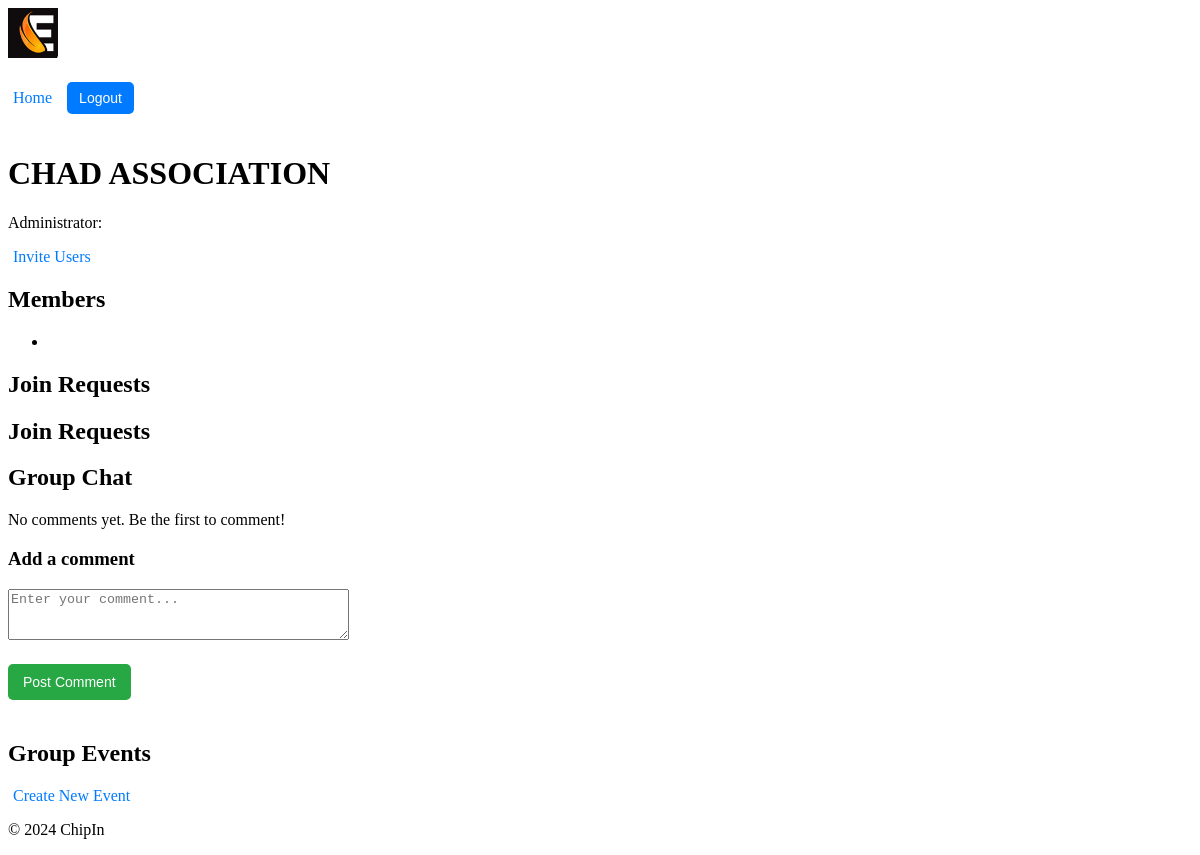
Before: /chipin/group/5/ (signed in) with the older database file.
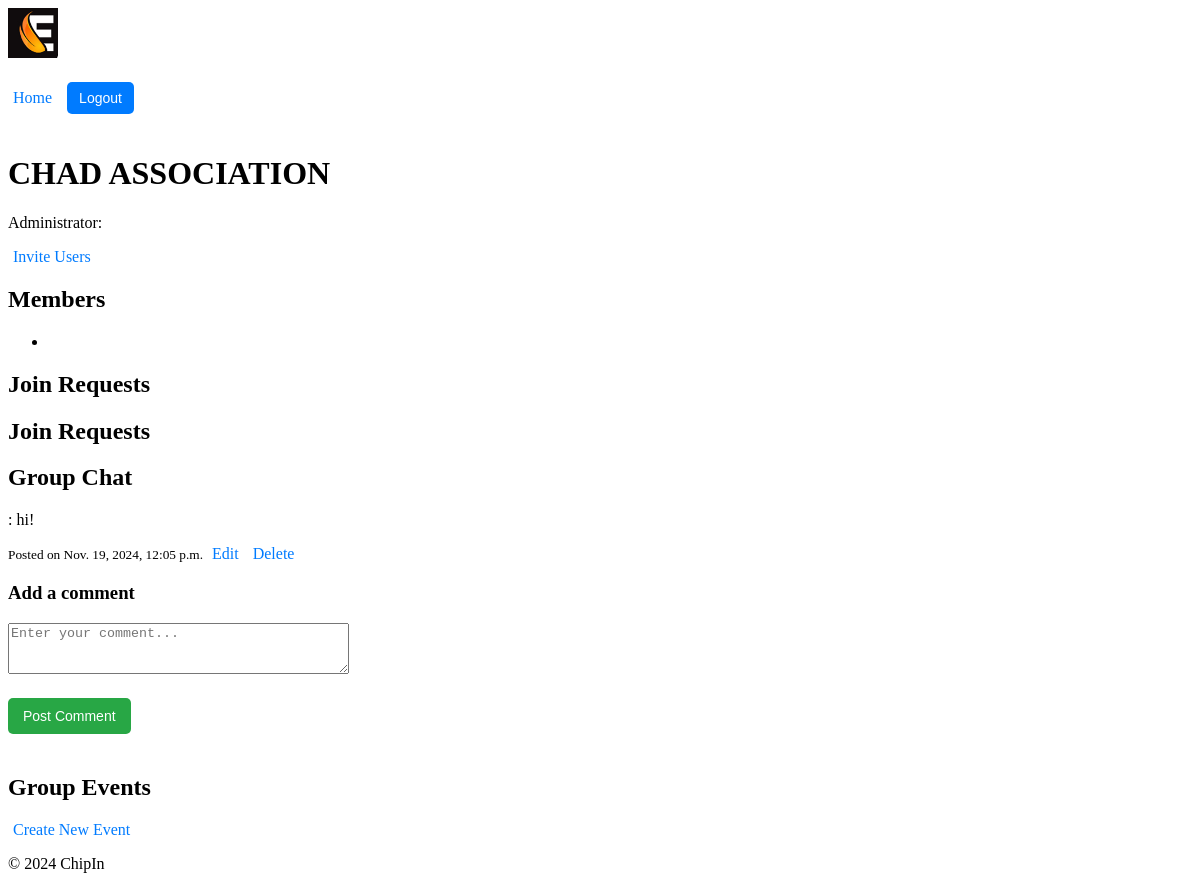
After: the same page with the newer database file.
### chipin/models.py (models this page shows, shortened)
class Group(models.Model):
    name = models.CharField(max_length=100)
    admin = models.ForeignKey(User, on_delete=models.CASCADE, related_name='admin_groups')
    members = models.ManyToManyField(User, related_name='group_memberships', blank=True)
    invited_users = models.ManyToManyField(User, related_name='pending_invitations', blank=True)

class Comment(models.Model):
    user = models.ForeignKey(User, on_delete=models.CASCADE)  # User who posted the comment
    group = models.ForeignKey(Group, related_name='comments', on_delete=models.CASCADE)  # Group associated with the comment
    content = models.TextField()  # The comment content
    created_at = models.DateTimeField(auto_now_add=True)  # Timestamp when the comment was posted
    updated_at = models.DateTimeField(auto_now=True)  # Timestamp for the latest update

### chipin/views.py (the view)
# urls.py: path('group/<int:group_id>/', views.group_detail, name='group_detail'),
@login_required
def group_detail(request, group_id, edit_comment_id=None):
    group = get_object_or_404(Group, id=group_id)
    comments = group.comments.all().order_by('-created_at')  # Fetch all comments for the group
    if edit_comment_id: # Fetch the comment to edit, if edit_comment_id is provided
        comment_to_edit = get_object_or_404(Comment, id=edit_comment_id)
        if comment_to_edit.user != request.user:
            return redirect('chipin:group_detail', group_id=group.id)
    else:
        comment_to_edit = None
    if request.method == 'POST':
        if comment_to_edit: # Editing an existing comment
            form = CommentForm(request.POST, instance=comment_to_edit)
        else: # Adding a new comment
            form = CommentForm(request.POST)
        if form.is_valid():
            comment = form.save(commit=False)
            comment.user = request.user
            comment.group = group
            comment.save()
            return redirect('chipin:group_detail', group_id=group.id)
    else:
        form = CommentForm(instance=comment_to_edit) if comment_to_edit else CommentForm()
    return render(request, 'chipin/group_detail.html', {
        'group': group,
        'comments': comments,
        'form': form,
        'comment_to_edit': comment_to_edit,
    })

### chipin/forms.py (shortened to what this page needs)
class CommentForm(forms.ModelForm):
    class Meta:
        model = Comment
        fields = ['content']
        widgets = {
            'content': forms.Textarea(attrs={'rows': 3, 'placeholder': 'Enter your comment...'})
        }

### chipin/context_processors.py (called while the page is built)
def user_profile(request):
    if request.user.is_authenticated:
        try:
            return {'nickname': request.user.profile.nickname}
        except Profile.DoesNotExist:
            return {'nickname': request.user.username}  # Fallback to username if no profile exists
    return {}

### chipin/templates/chipin/group_detail.html (shortened to what this page needs)
{% extends 'chipin/base.html' %}
{% block content %}
    <h1>{{ group.name }}</h1>
    <p>Administrator: {{ group.admin.profile.nickname }}</p>
    {% if request.user == group.admin %}
        <a href="{% url 'chipin:invite_users' group.id %}">Invite Users</a>
    {% endif %}
    <h2>Members</h2>
    <ul>
        {% for member in group.members.all %}
        <li>{{ member.profile.nickname }}</li>
        {% endfor %}
    </ul>
    {% if request.user in group.members.all %}
        <h2>Join Requests</h2>
    {% endif %}
    <h2>Join Requests</h2>
    <h2>Group Chat</h2>
    <div class="comments-section">
        {% for comment in comments %}
            <div class="comment">
                <p><strong>{{ comment.user.profile.nickname }}</strong>: {{ comment.content }}</p>
                <small>Posted on {{ comment.created_at }}</small>
                {% if comment.user == request.user or request.user == group.admin %}
                    <a href="{% url 'chipin:edit_comment' group.id comment.id %}">Edit</a>
                    <a href="{% url 'chipin:delete_comment' comment.id %}" onclick="return confirm('Are you sure?')">Delete</a>
                {% endif %}
            </div>
        {% empty %}
            <p>No comments yet. Be the first to comment!</p>
        {% endfor %}
    </div>
    <h3>{% if comment_to_edit %}Edit Comment{% else %}Add a comment{% endif %}</h3>
    <form method="POST">
        <div class="form-group">
            {{ form.content }}
        </div>
        <button type="submit">{% if comment_to_edit %}Save Comment{% else %}Post Comment{% endif %}</button>
    </form>
    <h2>Group Events</h2>
    {% if request.user == group.admin %}
        <a href="{% url 'chipin:create_event' group.id %}" class="btn btn-primary">Create New Event</a>
    {% endif %}
{% endblock %}

### chipin/templates/chipin/base.html (shortened to what this page needs)
{% load static %}
<!DOCTYPE html>
<html lang="en">
<head>
    <link rel="stylesheet" href="{% static 'chipin/styles.css' %}">
</head>
<body>
    <header>
        <div class="logo">
            <img src="{% static 'chipin/logo_90.jpg' %}" alt="ChipIn Logo">
        </div>
        <div class="user-info">
            {% if request.user.is_authenticated %}
                <a href="{% url 'chipin:home' %}">Home</a>
                <form action="{% url 'users:logout' %}" method="post">
                    <button type="submit">Logout</button>
                </form>
            {% else %}
                <a href="{% url 'users:login' %}">Login</a> <a href="{% url 'users:register' %}">Register</a>
            {% endif %}
        </div>
    </header>
    <main>
        {% block content %}
        {% endblock %}
    </main>
    <footer>
        <p>&copy; 2024 ChipIn</p>
    </footer>
</body>
</html>

### chipin/static/chipin/styles.css (style rules this page uses)
.logo img { max-height: 50px; }
.user-info { display: flex; align-items: center; font-size: 16px; }
.user-info button { background-color: #007BFF; color: white; border: none; padding: 8px 12px; cursor: pointer; border-radius: 5px; font-size: 14px; }
button { background-color: #28a745; color: white; border: none; padding: 10px 15px; cursor: pointer; border-radius: 5px; font-size: 14px; margin-top: 20px; margin-bottom: 20px; }
a { color: #007BFF; text-decoration: none; padding: 5px }

Changed rows visible on the page:
added Comment: content "hi!", created_at "Nov. 19, 2024, 12:05 p.m.", shows "Edit"
Other visible differences:
text no longer shown: "No comments yet. Be the first to comment!"
